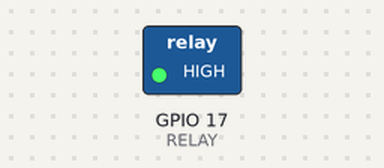
This program was run on a simulated Raspberry Pi (BCM pin numbers), started with the argument on. On the bench: switched loads named in the program (green lamp = pin HIGH). At 0.0 s the program stops and its outputs stay as they are.

Above: at 0.1 s.
Timing chart, 0 to 1.5 s (numbered marks = the images above):
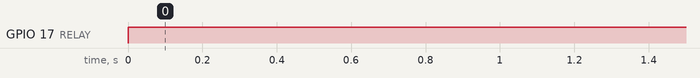

The program:

controller.py
```python
#!/bin/python

import RPi.GPIO as GPIO
import sys

GPIO.setmode(GPIO.BCM)
RELAY=17
GPIO.setup(RELAY,GPIO.OUT)

if sys.argv[1] == "on":
    GPIO.output(RELAY,GPIO.HIGH)
else:
    GPIO.output(RELAY,GPIO.LOW)
```

Measured:
- by itself, GPIO 17 (RELAY): LOW → HIGH at 0.00 s
